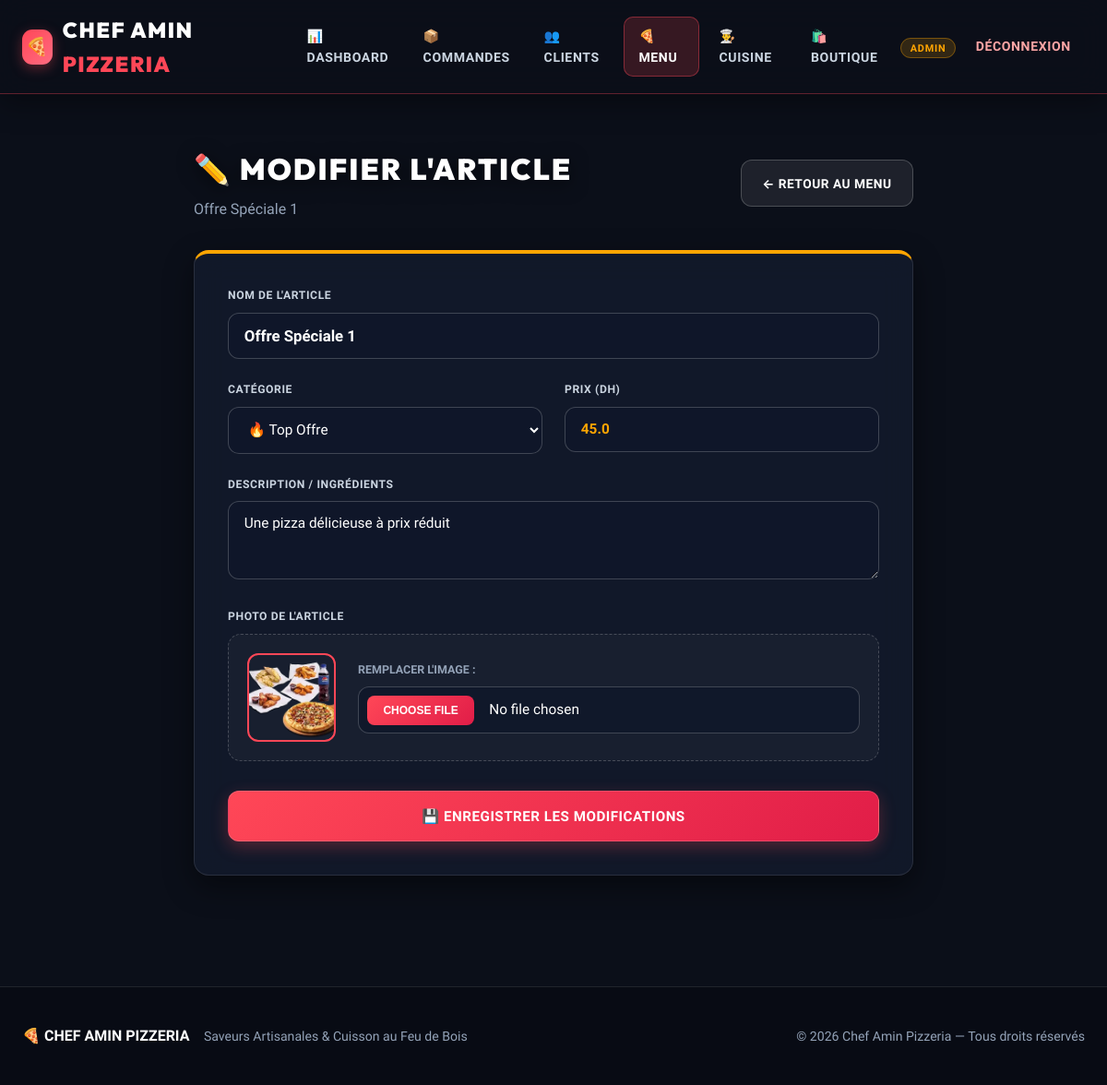
Page /admin/menu/edit/1 (signed in) on the earlier database version.
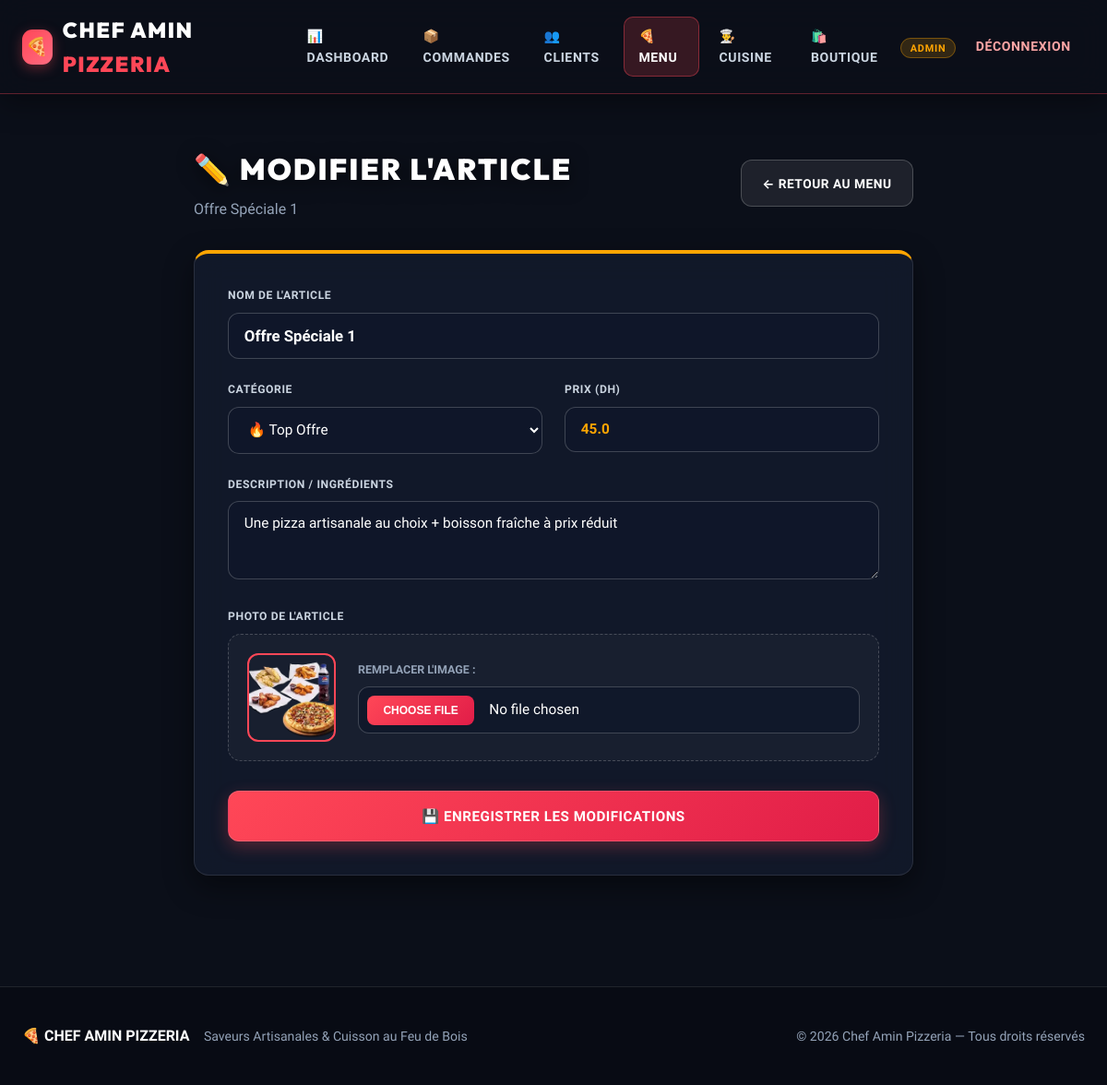
Same page on the later database version.
### models.py (models this page shows)
class Pizza(db.Model):
    id = db.Column(db.Integer, primary_key=True)
    name = db.Column(db.String(100), nullable=False)
    description = db.Column(db.Text)
    category = db.Column(db.String(50), default='Pizza')  # 'Top Offre', 'Pizza', 'Dessert', 'Boisson'
    photo_url = db.Column(db.String(200))
    base_price = db.Column(db.Float, nullable=False)
    is_available = db.Column(db.Boolean, default=True)
    order_items = db.relationship('OrderItem', backref='pizza', lazy=True)

### app.py (the view, shortened to what this page needs)
@app.route('/admin/menu/edit/<int:id>', methods=['GET', 'POST'])
@login_required
def admin_edit_menu(id):
    if current_user.role != 'admin':
        return "Accès refusé", 403
    pizza = db.get_or_404(Pizza, id)
    return render_template('admin/edit_menu.html', pizza=pizza)

### app.py (called while the page is built)
@login_manager.user_loader
def load_user(user_id):
    try:
        return db.session.get(User, int(user_id))
    except (ValueError, TypeError):
        return None

### templates/admin/edit_menu.html (shortened to what this page needs)
{% extends "base.html" %}
{% block content %}
<div class="edit-container" style="max-width: 780px; margin: 1.5rem auto;">
    <div style="display: flex; justify-content: space-between; align-items: center; margin-bottom: 2rem;">
        <div>
            <h1 style="margin: 0; text-align: left; font-size: 2rem;">✏️ Modifier l'Article</h1>
            <p style="margin: 0.25rem 0 0; color: var(--text-muted);">{{ pizza.name }}</p>
        </div>
        <a href="{{ url_for('admin_menu') }}" class="btn btn-secondary">← Retour au Menu</a>
    </div>
    <div class="card" style="border-top: 4px solid var(--accent-color); padding: 2.25rem;">
        <form method="POST" enctype="multipart/form-data" style="display: grid; grid-template-columns: 1fr 1fr; gap: 1.5rem;">
            <div class="form-group" style="grid-column: span 2; margin: 0;">
                <label>Nom de l'article</label>
                <input type="text" name="name" value="{{ pizza.name }}" required style="font-size: 1.05rem; font-weight: 700;">
            </div>
            <div class="form-group" style="margin: 0;">
                <label>Catégorie</label>
                <select name="category" required>
                    <option value="Top Offre" {% if pizza.category == 'Top Offre' %}selected{% endif %}>🔥 Top Offre</option>
                </select>
            </div>
            <div class="form-group" style="margin: 0;">
                <label>Prix (DH)</label>
                <input type="number" step="0.01" min="1" name="price" value="{{ pizza.base_price }}" required style="color: var(--accent-color); font-weight: 800;">
            </div>
            <div class="form-group" style="grid-column: span 2; margin: 0;">
                <label>Description / Ingrédients</label>
                <textarea name="description" rows="3">{{ pizza.description or '' }}</textarea>
            </div>
            <div class="form-group" style="grid-column: span 2; margin: 0;">
                <label>Photo de l'article</label>
                <div style="display: flex; align-items: center; gap: 1.5rem; background: rgba(255,255,255,0.03); padding: 1.25rem; border-radius: 14px; border: 1px dashed var(--border-strong);">
                    {% if pizza.photo_url %}
                    <img src="{{ url_for('static', filename='img/' + pizza.photo_url) }}" alt="{{ pizza.name }}" style="width: 96px; height: 96px; object-fit: cover; border-radius: 12px; border: 2px solid var(--primary-color);">
                    {% else %}
                    <div style="width: 96px; height: 96px; background: rgba(255,255,255,0.06); border-radius: 12px; display: flex; align-items: center; justify-content: center; font-size: 2rem;">🍕</div>
                    {% endif %}
                    <div style="flex: 1;">
                        <p style="margin: 0 0 0.5rem; font-size: 0.78rem; color: var(--text-muted); font-weight: 700;">REMPLACER L'IMAGE :</p>
                        <input type="file" name="photo" accept="image/*">
                    </div>
                </div>
            </div>
            <div style="grid-column: span 2; margin-top: 0.5rem;">
                <button type="submit" style="width: 100%; padding: 1.1rem; font-size: 0.95rem;">
                    💾 ENREGISTRER LES MODIFICATIONS
                </button>
            </div>
        </form>
    </div>
</div>
{% endblock %}

Differences in the rows shown:
changed Pizza "Offre Spéciale 1": description "Une pizza délicieuse à prix réduit" → "Une pizza artisanale au choix + boisson fraîche à prix réduit"
